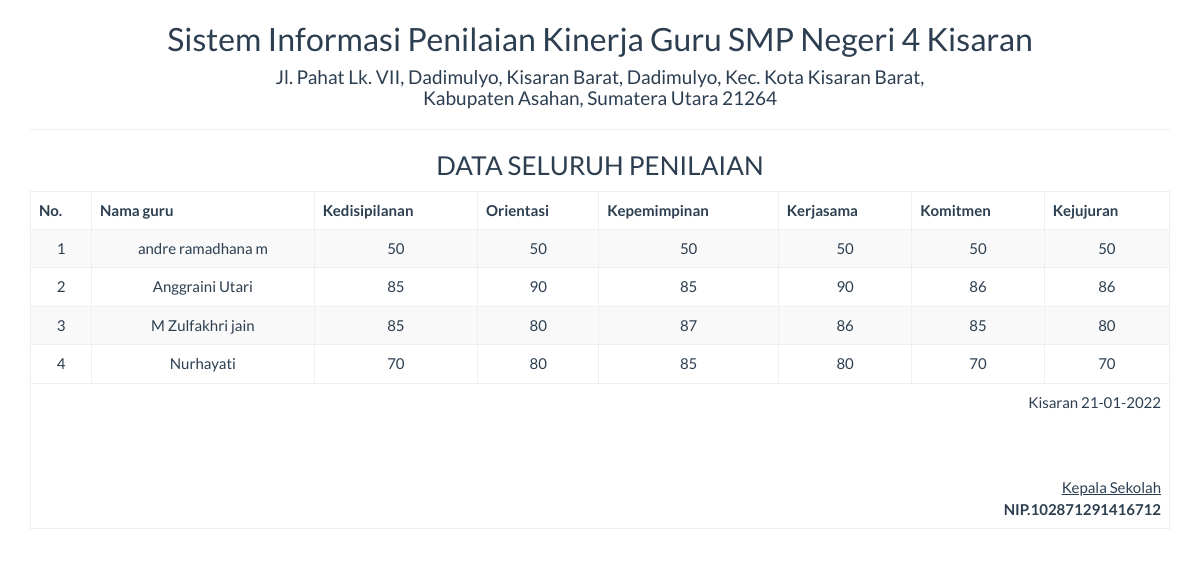
/report/penilaian_semua.php, run on the app's committed database.
### tables this page shows
CREATE TABLE `tbl_penilaian` (
  `id` int(11) NOT NULL,
  `nama_guru` varchar(50) NOT NULL,
  `kedisiplinan` varchar(50) NOT NULL,
  `orientasi` varchar(50) NOT NULL,
  `kepemimpinan` varchar(50) NOT NULL,
  `kerjasama` varchar(50) NOT NULL,
  `komitmen` varchar(50) NOT NULL,
  `kejujuran` varchar(50) NOT NULL
);

### report/penilaian_semua.php (the view, shortened to what this page needs)
<!DOCTYPE html>
<html>
    <head>
        <link href="../Assets/css/bootstrap.min.css" rel="stylesheet" type="text/css"/>
    </head>
    <body onload="print()">
        <?php
        include '../config/koneksi.php';
        ?>
        <div class="container">
            <div class='row'>
                <div class="col-sm-12">
                    <div class="text-center">
                    <h2>Sistem Informasi Penilaian Kinerja Guru SMP Negeri 4 Kisaran </h2>
                        <h4>Jl. Pahat Lk. VII, Dadimulyo, Kisaran Barat, Dadimulyo, Kec. Kota Kisaran Barat, <br>Kabupaten Asahan,
                               Sumatera Utara 21264</h4>
                                <hr>
                        <h3>DATA SELURUH PENILAIAN</h3>
                        <table class="table table-bordered table-striped table-hover">
                        <tbody>
                                <thead>
								<tr>
                                <th>No.</th>
                                <th>Nama guru</th>
                                <th>Kedisipilanan</th>
                                <th>Orientasi</th>
                                <th>Kepemimpinan</th>
                                <th>Kerjasama</th>
                                <th>Komitmen</th>
                                <th>Kejujuran</th>
                                </tr>
								</thead>
							<tbody>
                            <?php
                            $sql = "SELECT * FROM tbl_penilaian";
                            $query = mysqli_query($koneksi, $sql) or die("SQL Anda Salah");
                            $nomor = 0;
                            while ($data = mysqli_fetch_array($query)) {
                                $nomor++;
                                ?>
                                <tr>
                                    <td><?= $nomor ?></td>
                                    <td><?= $data['nama_guru'] ?></td>
									<td><?= $data['kedisiplinan'] ?></td>
                                    <td><?= $data['orientasi'] ?></td>
                                    <td><?= $data['kepemimpinan'] ?></td>
                                    <td><?= $data['kerjasama'] ?></td>
                                    <td><?= $data['komitmen'] ?></td>
                                    <td><?= $data['kejujuran'] ?></td>
                                </tr>
                            <?php } ?>
							</tbody>
                        </tbody>
                            <tfoot>
                                <tr>
                                    <td colspan="8" class="text-right">
                                        Kisaran  <?= date("d-m-Y") ?>
                                        <br><br><br><br>
                                        <u>Kepala Sekolah<strong></u><br>
                                        NIP.102871291416712
									</td>
								</tr>
							</tfoot>
                        </table>
                    </div>
                </div>
            </div>
    </body>
</html>

### data on the page
tbl_penilaian: nama_guru "andre ramadhana m", kedisiplinan "50", orientasi "50", kepemimpinan "50", kerjasama "50", komitmen "50", kejujuran "50"
tbl_penilaian: nama_guru "Anggraini Utari", kedisiplinan "85", orientasi "90", kepemimpinan "85", kerjasama "90", komitmen "86", kejujuran "86"
tbl_penilaian: nama_guru "M Zulfakhri jain", kedisiplinan "85", orientasi "80", kepemimpinan "87", kerjasama "86", komitmen "85", kejujuran "80"
tbl_penilaian: nama_guru "Nurhayati", kedisiplinan "70", orientasi "80", kepemimpinan "85", kerjasama "80", komitmen "70", kejujuran "70"
